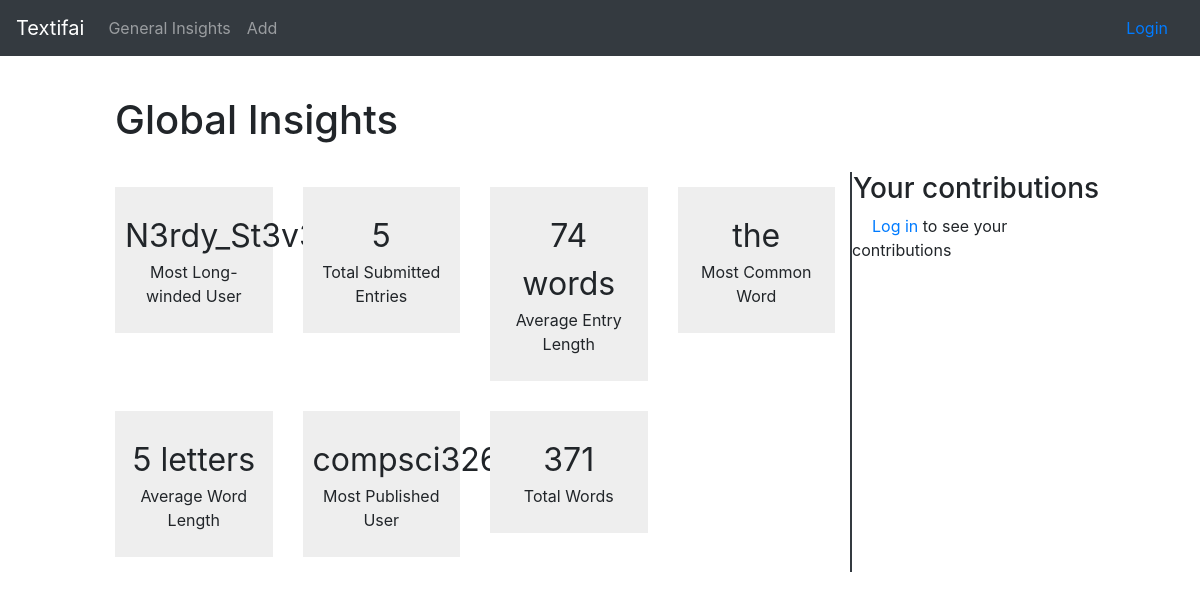
Page /textifai/general-insights on the committed database.
### textifai/models.py (models this page shows, shortened)
class GeneralInsight(models.Model):
    name = models.CharField(primary_key=True, max_length=24)
    value = models.CharField(max_length=24, blank=True)
    def save(self, *args, **kwargs):
        self.full_clean()
        super(type(self), self).save(*args, **kwargs)
    def clean(self):
        self.name = self.name.strip()
        self.value = self.value.strip()

### textifai/views.py (the view)
def general_insights(request):
    gic.calc_and_save_general_insights()
    insights = GeneralInsight.objects.order_by('?')
    true_personal_insights = dict()
    if request.user.is_authenticated:
        personal_insights = Insight.objects.filter(user=request.user,
                    text__isnull=False)
        true_personal_insights = dict()
        for tone in set([ insight.tone for insight in personal_insights ]):
            try:
                true_personal_insights[tone] = sum([ insight.probability
                        for insight in personal_insights
                        if insight.tone == tone ]) / len([ insight
                        for insight in personal_insights
                        if insight.tone == tone ])
            except ZeroDivisionError:
                continue
            true_personal_insights[tone] = int(true_personal_insights[tone]
                    * 100)
        true_personal_insights = list(true_personal_insights.items())
        random.shuffle(true_personal_insights)
    else:
        true_personal_insights = []
    return render(
        request,
        'general-insights.html',
        context={
            'insights': insights,
            'personal_insights': true_personal_insights[:4]
        },
    )

### textifai/modules/gic.py (called while the page is built)
def calc_and_save_general_insights():
    for insight in general_insights.values():
        insight.calc_and_save()

def _calc_total_words():
    count = Counter()
    for text in Text.objects.all():
        count.update(list(filter(None, text.content.split())))
    return sum(count.values())

def _calc_average_word_length():
    trans = str.maketrans('', '', string.punctuation)
    count = Counter()
    for text in Text.objects.all():
        count.update(list(filter(None,
                [ w.translate(trans) for w in text.content.split() ])))
    try:
        return str(sum(map(len, count.keys()))
                // len(count.keys())) + " letters"
    except ZeroDivisionError:
        return 'N/a'

def _calc_average_entry_length():
    count = Counter()
    for text in Text.objects.all():
        count.update(list(filter(None, text.content.split())))
    try:
        return str(sum(count.values()) // len(Text.objects.all())) + " words"
    except ZeroDivisionError:
        return 'N/a'

def _calc_total_entries():
    return len(Text.objects.all())

def _calc_most_common_word():
    trans = str.maketrans('', '', string.punctuation)
    count = Counter()
    for text in Text.objects.all():
        count.update(list(filter(None,
                [ w.translate(trans) for w in text.content.split() ])))
    try:
        return count.most_common(1)[0][0]
    except IndexError:
        return 'N/a'

def _calc_most_long_winded_user():
    trans = str.maketrans('', '', string.punctuation)
    count = Counter()
    for user in User.objects.all():
        count[user] = sum([sum(len(w.translate(trans))
                for w in text.content.split())
                for text in Text.objects.filter(user=user)])
        try:
            count[user] /= len(Text.objects.filter(user=user))
        except ZeroDivisionError:
            count[user] = 0
    try:
        return count.most_common(1)[0][0].username
    except IndexError:
        return 'N/a'

def _calc_most_published_user():
    count = Counter()
    for user in User.objects.all():
        count[user] = len(Text.objects.filter(user=user))
    try:
        return count.most_common(1)[0][0].username
    except IndexError:
        return 'N/a'

    def do_calc(self):
        return self.calc()

    def calc_and_save(self):
        entry, created = GeneralInsight.objects.get_or_create(pk=self.name,
                defaults={'value':''})
        entry.value = self.do_calc()
        entry.save()

### textifai/templates/general-insights.html (shortened to what this page needs)
{% extends "base_2col.html" %}
{% block page_head %}
<h1>Global Insights</h1>
{% endblock %}
{% block left_col %}
<div class="row">
	{% for insight in insights %}
	<div class="col-3">
		<div class="insightCard">
			<span class="insightVal">{{ insight.value }}</span>
			<span class="insightLabel">{{ insight.name }}</span>
		</div>
	</div>
	{% endfor %}
</div>
{% endblock %}
{% block right_col %}
<div class="row justify-content-center">
	<h3>Your contributions</h3>
</div>
{% if request.user.is_authenticated %}
{% for insight in personal_insights %}
<div class="insightCard">
	<span class="insightVal">{{ insight.1 }}%</span>
	<span class="insightLabel">{{ insight.0 }}</span>
</div>
{% empty %}
<div class="row justify-content-center">
	<span><a href={% url 'textinput' %}>Add something</a> to contribute!</span>
</div>
{% endfor %}
{% else %}
<div class="row justify-content-center">
	<span><a href="{% url 'login' %}" class="log">Log in</a> to see your contributions</span>
</div>
{% endif %}
</div>
{% endblock %}

### textifai/templates/base_2col.html
{% extends "base.html" %}
{% block content %}
<div class="row justify-content-center">
	<div class="col-9">
		{% block left_col %}{% endblock %}
	</div>
	<div class="col-3 genInsights">
		{% block right_col %}{% endblock %}
	</div>
</div>
{% endblock %}

### textifai/templates/base.html (shortened to what this page needs)
<!DOCTYPE html>
<html>
	<head>
		<link rel="stylesheet" href="https://maxcdn.bootstrapcdn.com/bootstrap/4.0.0-beta.2/css/bootstrap.min.css">
		{% load static %}
		<link rel="stylesheet" href="{% static 'css/styles.css' %}">
	</head>
	<body>
		{% block nav %}
		<nav class="navbar navbar-expand-lg navbar-dark bg-dark">
			<a class="navbar-brand" href="{% url 'index' %}">Textifai</a>
			<div class="collapse navbar-collapse justify-content-between" id="navbarNav">
				<div class="navbar-nav">
					<a href="{% url 'general-insights' %}" class="nav-link nav-item">General Insights</a>
          <a href="{% url 'textinput' %}" class="nav-link nav-item">Add</a>
				</div>
				<div class="account-nav-links nav-link">
					{% if user.is_authenticated %}
						<a href="{% url 'account' %}">My Account</a>
						<a href="{% url 'logout' %}" class="log">Logout</a>
					{% else %}
						<a href="{% url 'login' %}" class="log">Login</a>
					{% endif %}
				</div>
			</div>
		</nav>
		{% endblock %}
		<div class="container-fluid mainContent">
			<div class="row justify-content-center">
				<div class="col-10 siteTitle">
					{% block page_head %}{% endblock %}
				</div>
			</div>
			<div class="row justify-content-center">
				<div class="col-10">
					{% block content %}{% endblock %}
				</div>
			</div>
            <div class="row justify-content-center">
				<div class="col-10">
				</div>
			</div>
	</body>
</html>

### textifai/static/css/styles.css (style rules this page uses)
body { margin: 0; }
.log { margin-left: 20px; }
.mainContent { margin-top: 40px; }
.siteTitle { margin-bottom: 20px; }
.genInsights { border-left: 2px solid #343a40; }
.insightCard { background-color: #eee; text-align: center; margin-bottom: 15px; margin-top: 15px; padding: 25px 10px; width: 100%; }
.insightVal { display: block; font-size: 2em; }
.insightLabel { display: block; font-size: 1em; }

### rows in the picture
GeneralInsight: value "N3rdy_St3v3", name "Most Long-winded User"
GeneralInsight: value "5", name "Total Submitted Entries"
GeneralInsight: value "74 words", name "Average Entry Length"
GeneralInsight: value "the", name "Most Common Word"
GeneralInsight: value "5 letters", name "Average Word Length"
GeneralInsight: value "compsci326", name "Most Published User"
GeneralInsight: value "371", name "Total Words"
